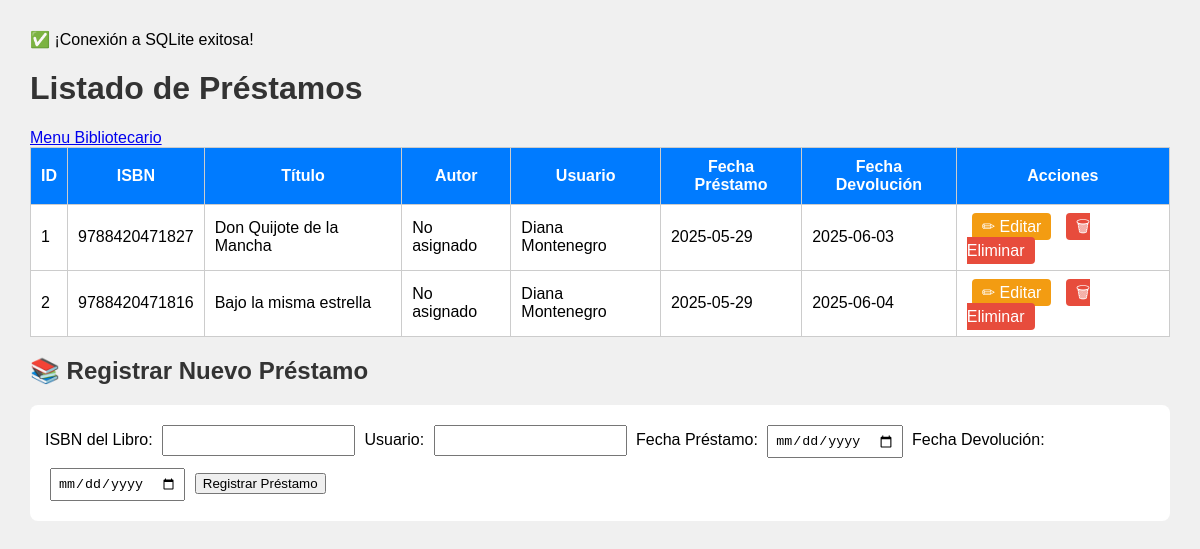
The app's page /prestamos.php, older data.
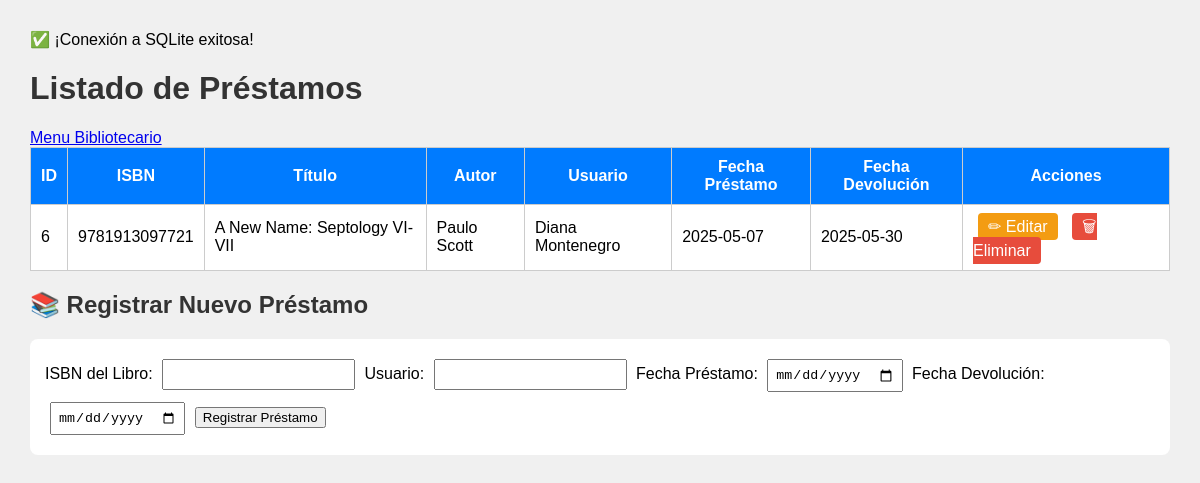
The same page, newer data.
### tables this page shows
CREATE TABLE TbPrestamo (
    id_prestamo INTEGER PRIMARY KEY AUTOINCREMENT,
    id_libro TEXT,
    id_usuario INTEGER,
    fecha_prestamo DATE,
    fecha_devolucion DATE,
    FOREIGN KEY(id_libro) REFERENCES tb_libro(isbn),
    FOREIGN KEY(id_usuario) REFERENCES TbUsuario(id_usuario)
);

CREATE TABLE Tblibro (isbn INTEGER PRIMARY KEY, titulo_libro TEXT NOT NULL, formato_libro TEXT NOT NULL, año_libro INTEGER NOT NULL CHECK (año_libro > 0), votos_libro INTEGER DEFAULT 0 CHECK (votos_libro >= 0), editorial TEXT NOT NULL, disponible INTEGER DEFAULT 1);

CREATE TABLE TbUsuario (
    id_usuario INTEGER PRIMARY KEY AUTOINCREMENT,
    nombre_usuario TEXT NOT NULL,
    email_usuario TEXT NOT NULL,
    telefono_usuario TEXT,
    direccion_usuario TEXT,
    fecha_registro DATETIME DEFAULT CURRENT_TIMESTAMP,
    usuario TEXT UNIQUE NOT NULL,
    contrasena TEXT NOT NULL,
    tipo TEXT DEFAULT 'visitante' 
);

### prestamos.php (the view, shortened to what this page needs)
<?php
include 'conexion.php';
$sql = "SELECT
            p.id_prestamo,
            l.isbn,
            l.titulo_libro,
            COALESCE(a.nom_autor, 'No asignado') AS nom_autor,
            u.nombre_usuario,
            p.fecha_prestamo,
            p.fecha_devolucion
        FROM TbPrestamo p
        INNER JOIN Tblibro l ON p.id_libro = l.isbn
        LEFT JOIN Tb_AutorLibro al ON al.libro_isbn = l.isbn
        LEFT JOIN TbAutor a ON al.autor_id = a.id_autor
        INNER JOIN TbUsuario u ON p.id_usuario = u.id_usuario";
$stmt = $conexion->query($sql);
$prestamos = $stmt->fetchAll(PDO::FETCH_ASSOC);
?>
<!DOCTYPE html>
<html lang="es">
<head>
    <link rel="stylesheet" href="css/styles_prestamo.css">
</head>
<body>
<h1>Listado de Préstamos</h1>
 <div class="container">
        <div class="butoneria">
            <a href="menu_bibliotecario.php" class="menu-button">Menu Bibliotecario</a>
        </div>
    </div>
<table>
    <thead>
        <tr>
            <th>ID</th>
            <th>ISBN</th>
            <th>Título</th>
            <th>Autor</th>
            <th>Usuario</th>
            <th>Fecha Préstamo</th>
            <th>Fecha Devolución</th>
            <th>Acciones</th>
        </tr>
    </thead>
    <tbody>
    <?php if ($prestamos): ?>
        <?php foreach ($prestamos as $p): ?>
            <tr>
                <td><?= $p['id_prestamo'] ?></td>
                <td><?= $p['isbn'] ?></td>
                <td><?= $p['titulo_libro'] ?></td>
                <td><?= $p['nom_autor'] ?? 'No asignado' ?></td>
                <td><?= $p['nombre_usuario'] ?></td>
                <td><?= $p['fecha_prestamo'] ?></td>
                <td><?= $p['fecha_devolucion'] ?></td>
                <td class="actions">
                    <a class="edit-btn" href="editar_prestamo.php?id=<?= $p['id_prestamo'] ?>">✏ Editar</a>
                    <a class="delete-btn" href="eliminar_prestamo.php?id=<?= $p['id_prestamo'] ?>" onclick="return confirm('¿Seguro que quieres eliminar este préstamo?')">🗑 Eliminar</a>
                </td>
            </tr>
        <?php endforeach; ?>
    <?php else: ?>
        <tr><td colspan="8">No hay préstamos registrados.</td></tr>
    <?php endif; ?>
    </tbody>
</table>
<h2>📚 Registrar Nuevo Préstamo</h2>
<form action="registrar_prestamo.php" method="POST">
    <label for="isbn">ISBN del Libro:</label>
    <input list="lista_libros" name="isbn" id="isbn" required>
    <label for="id_usuario">Usuario:</label>
    <input list="lista_usuarios" name="id_usuario" id="id_usuario" required>
    <label for="fecha_prestamo">Fecha Préstamo:</label>
    <input type="date" name="fecha_prestamo" required>
    <label for="fecha_devolucion">Fecha Devolución:</label>
    <input type="date" name="fecha_devolucion" required>
    <button type="submit">Registrar Préstamo</button>
</form>
</body>
</html>

Row changes from the older to the newer data that the page shows:
no longer on this page (row unchanged): tbprestamo: id_prestamo "1", tblibro.isbn "9788420471827", tblibro.titulo_libro "Don Quijote de la Mancha", nom_autor "No asignado", id_usuario.nombre_usuario "Diana Montenegro", fecha_prestamo "2025-05-29", fecha_devolucion "2025-06-03"
no longer on this page (row unchanged): tbprestamo: id_prestamo "2", tblibro.isbn "9788420471816", tblibro.titulo_libro "Bajo la misma estrella", nom_autor "No asignado", id_usuario.nombre_usuario "Diana Montenegro", fecha_prestamo "2025-05-29", fecha_devolucion "2025-06-04"
added tbprestamo: id_prestamo "6", tblibro.isbn "9781913097721", tblibro.titulo_libro "A New Name: Septology VI-VII", nom_autor "Paulo Scott", id_usuario.nombre_usuario "Diana Montenegro", fecha_prestamo "2025-05-07", fecha_devolucion "2025-05-30"
